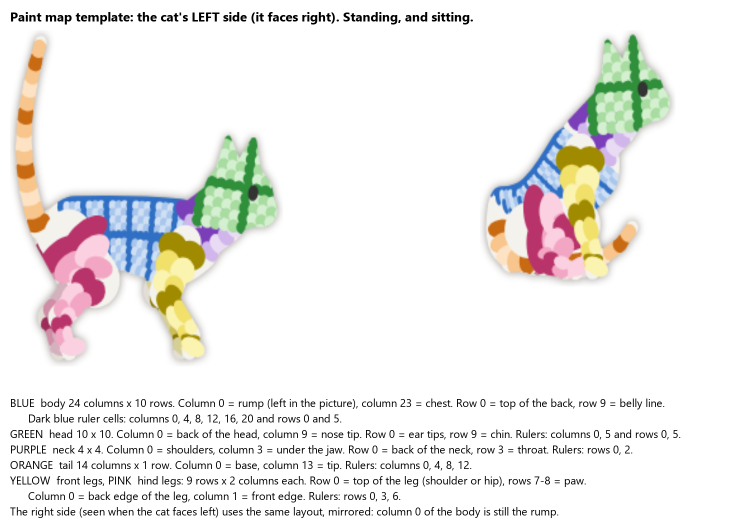
#> input picture page-cat/tools/catmaker/paint-template.png, 1500 x 1050 px, given in place of icon512.png, which was not available (shown at 1/2 size)
$ python make_store_art.py
#> lines starting #> are read from the running program, lines starting #| are printed output that depends on the picture
"""Draws the 440x280 small promo tile for the Chrome Web Store listing.

Run from the page-cat folder (after make_icons.py):  python tools/make_store_art.py
"""
from pathlib import Path
from PIL import Image, ImageDraw, ImageFont

ROOT = Path(__file__).resolve().parent.parent


def font(names, size):
    for n in names:
        try:
            return ImageFont.truetype(n, size)
        except OSError:
            continue
    return ImageFont.load_default()


def main():
    W, H = 440, 280
    img = Image.new("RGB", (W, H), (251, 246, 238))
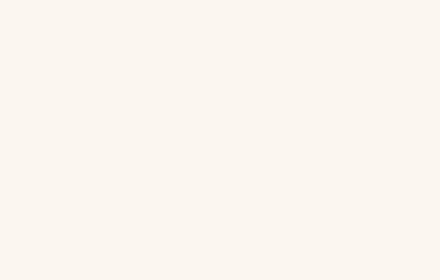
#> img: PIL image 440x280 RGB; mean R, G, B 251, 246, 238
    d = ImageDraw.Draw(img)
    # a "page": a heading bar and some text lines the cat is sitting on
    d.rounded_rectangle([36, 150, 250, 166], 4, fill=(205, 196, 184))
    for i, w in enumerate([210, 196, 204, 150]):
        d.rounded_rectangle([36, 184 + i * 16, 36 + w, 190 + i * 16], 3, fill=(228, 221, 211))
    cat = Image.open(ROOT / "icons" / "icon512.png").resize((150, 150), Image.LANCZOS)
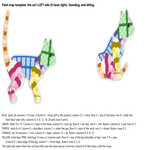
#> cat: PIL image 150x150 RGB; mean R, G, B 239.4, 238.2, 236.1
#> (the run stopped early here; a loop or call above may not have finished)
